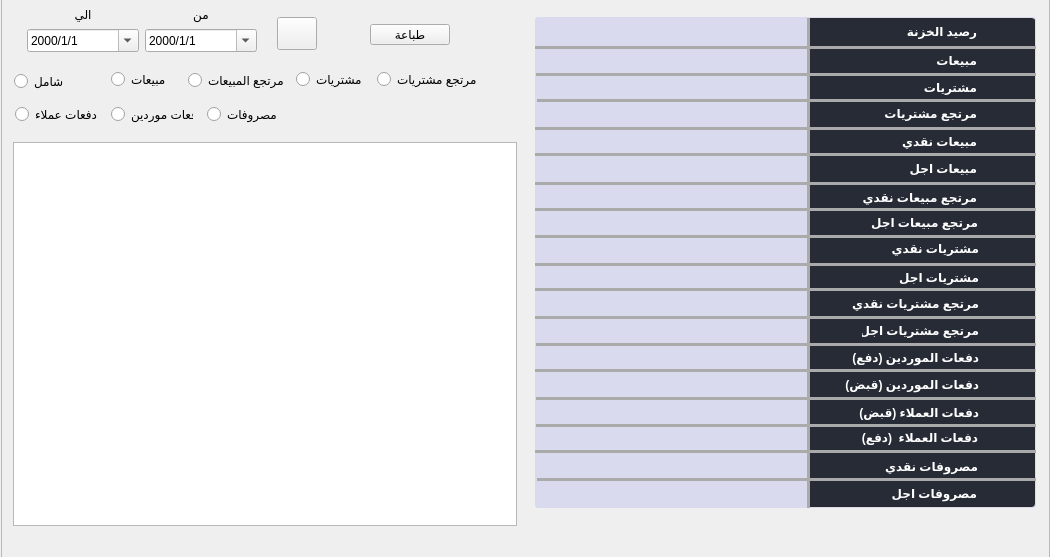
<?xml version="1.0" encoding="UTF-8"?>
<ui version="4.0">
 <class>monitor</class>
 <widget class="QWidget" name="monitor">
  <property name="geometry">
   <rect>
    <x>0</x>
    <y>0</y>
    <width>1050</width>
    <height>557</height>
   </rect>
  </property>
  <property name="windowTitle">
   <string>Form</string>
  </property>
  <widget class="QScrollArea" name="scrollArea">
   <property name="geometry">
    <rect>
     <x>1</x>
     <y>-2</y>
     <width>1049</width>
     <height>560</height>
    </rect>
   </property>
   <property name="widgetResizable">
    <bool>true</bool>
   </property>
   <widget class="QWidget" name="scrollAreaWidgetContents">
    <property name="geometry">
     <rect>
      <x>0</x>
      <y>0</y>
      <width>1047</width>
      <height>558</height>
     </rect>
    </property>
    <widget class="QTableView" name="tableView">
     <property name="geometry">
      <rect>
       <x>11</x>
       <y>143</y>
       <width>504</width>
       <height>384</height>
      </rect>
     </property>
     <property name="sizeAdjustPolicy">
      <enum>QAbstractScrollArea::AdjustToContents</enum>
     </property>
     <property name="showGrid">
      <bool>false</bool>
     </property>
     <property name="sortingEnabled">
      <bool>true</bool>
     </property>
    </widget>
    <widget class="QFrame" name="frame_2">
     <property name="geometry">
      <rect>
       <x>533</x>
       <y>18</y>
       <width>501</width>
       <height>491</height>
      </rect>
     </property>
     <property name="styleSheet">
      <string notr="true">QFrame{

    border-width: 10px !important;
    border-color: #aaa;
    border-radius: 3px !important;

background-color:#dadaef;

}</string>
     </property>
     <property name="frameShape">
      <enum>QFrame::StyledPanel</enum>
     </property>
     <property name="frameShadow">
      <enum>QFrame::Raised</enum>
     </property>
     <widget class="QWidget" name="layoutWidget">
      <property name="geometry">
       <rect>
        <x>1</x>
        <y>1</y>
        <width>271</width>
        <height>503</height>
       </rect>
      </property>
      <layout class="QVBoxLayout" name="verticalLayout">
       <property name="spacing">
        <number>0</number>
       </property>
       <item>
        <widget class="QLineEdit" name="cash_depo_total">
         <property name="minimumSize">
          <size>
           <width>0</width>
           <height>25</height>
          </size>
         </property>
         <property name="font">
          <font>
           <family>MS Shell Dlg 2</family>
           <pointsize>13</pointsize>
           <weight>75</weight>
           <bold>true</bold>
           <stylestrategy>PreferAntialias</stylestrategy>
          </font>
         </property>
         <property name="styleSheet">
          <string notr="true">border: none;
background-color:#dadaef;</string>
         </property>
         <property name="text">
          <string/>
         </property>
         <property name="alignment">
          <set>Qt::AlignCenter</set>
         </property>
         <property name="readOnly">
          <bool>true</bool>
         </property>
         <property name="placeholderText">
          <string/>
         </property>
         <property name="clearButtonEnabled">
          <bool>false</bool>
         </property>
        </widget>
       </item>
       <item>
        <widget class="QLineEdit" name="sales_total">
         <property name="minimumSize">
          <size>
           <width>0</width>
           <height>25</height>
          </size>
         </property>
         <property name="font">
          <font>
           <pointsize>11</pointsize>
          </font>
         </property>
         <property name="styleSheet">
          <string notr="true">border: none;
background-color:#dadaef;</string>
         </property>
         <property name="alignment">
          <set>Qt::AlignCenter</set>
         </property>
         <property name="readOnly">
          <bool>true</bool>
         </property>
        </widget>
       </item>
       <item>
        <widget class="QLineEdit" name="purchases_total">
         <property name="minimumSize">
          <size>
           <width>0</width>
           <height>25</height>
          </size>
         </property>
         <property name="font">
          <font>
           <pointsize>11</pointsize>
          </font>
         </property>
         <property name="styleSheet">
          <string notr="true">border: none;
background-color:#dadaef;</string>
         </property>
         <property name="alignment">
          <set>Qt::AlignCenter</set>
         </property>
         <property name="readOnly">
          <bool>true</bool>
         </property>
        </widget>
       </item>
       <item>
        <widget class="QLineEdit" name="purchases_return_total">
         <property name="minimumSize">
          <size>
           <width>0</width>
           <height>25</height>
          </size>
         </property>
         <property name="font">
          <font>
           <pointsize>11</pointsize>
          </font>
         </property>
         <property name="styleSheet">
          <string notr="true">border: none;
background-color:#dadaef;</string>
         </property>
         <property name="alignment">
          <set>Qt::AlignCenter</set>
         </property>
         <property name="readOnly">
          <bool>true</bool>
         </property>
        </widget>
       </item>
       <item>
        <widget class="QLineEdit" name="sales_cash">
         <property name="minimumSize">
          <size>
           <width>0</width>
           <height>25</height>
          </size>
         </property>
         <property name="font">
          <font>
           <pointsize>11</pointsize>
          </font>
         </property>
         <property name="styleSheet">
          <string notr="true">border: none;
background-color:#dadaef;</string>
         </property>
         <property name="alignment">
          <set>Qt::AlignCenter</set>
         </property>
         <property name="readOnly">
          <bool>true</bool>
         </property>
        </widget>
       </item>
       <item>
        <widget class="QLineEdit" name="sales_credit">
         <property name="minimumSize">
          <size>
           <width>0</width>
           <height>25</height>
          </size>
         </property>
         <property name="font">
          <font>
           <pointsize>11</pointsize>
          </font>
         </property>
         <property name="styleSheet">
          <string notr="true">border: none;
background-color:#dadaef;</string>
         </property>
         <property name="alignment">
          <set>Qt::AlignCenter</set>
         </property>
         <property name="readOnly">
          <bool>true</bool>
         </property>
        </widget>
       </item>
       <item>
        <widget class="QLineEdit" name="sales_return_cash">
         <property name="minimumSize">
          <size>
           <width>0</width>
           <height>25</height>
          </size>
         </property>
         <property name="font">
          <font>
           <pointsize>11</pointsize>
          </font>
         </property>
         <property name="styleSheet">
          <string notr="true">border: none;
background-color:#dadaef;</string>
         </property>
         <property name="alignment">
          <set>Qt::AlignCenter</set>
         </property>
         <property name="readOnly">
          <bool>true</bool>
         </property>
        </widget>
       </item>
       <item>
        <widget class="QLineEdit" name="sales_return_credit">
         <property name="minimumSize">
          <size>
           <width>0</width>
           <height>25</height>
          </size>
         </property>
         <property name="font">
          <font>
           <pointsize>11</pointsize>
          </font>
         </property>
         <property name="styleSheet">
          <string notr="true">border: none;
background-color:#dadaef;</string>
         </property>
         <property name="alignment">
          <set>Qt::AlignCenter</set>
         </property>
         <property name="readOnly">
          <bool>true</bool>
         </property>
        </widget>
       </item>
       <item>
        <widget class="QLineEdit" name="purchases_cash">
         <property name="minimumSize">
          <size>
           <width>0</width>
           <height>25</height>
          </size>
         </property>
         <property name="font">
          <font>
           <pointsize>11</pointsize>
          </font>
         </property>
         <property name="styleSheet">
          <string notr="true">border: none;
background-color:#dadaef;</string>
         </property>
         <property name="alignment">
          <set>Qt::AlignCenter</set>
         </property>
         <property name="readOnly">
          <bool>true</bool>
         </property>
        </widget>
       </item>
       <item>
        <widget class="QLineEdit" name="purchases_credit">
         <property name="minimumSize">
          <size>
           <width>0</width>
           <height>25</height>
          </size>
         </property>
         <property name="font">
          <font>
           <pointsize>11</pointsize>
          </font>
         </property>
         <property name="styleSheet">
          <string notr="true">border: none;
background-color:#dadaef;</string>
         </property>
         <property name="alignment">
          <set>Qt::AlignCenter</set>
         </property>
         <property name="readOnly">
          <bool>true</bool>
         </property>
        </widget>
       </item>
       <item>
        <widget class="QLineEdit" name="purchases_return_cash">
         <property name="minimumSize">
          <size>
           <width>0</width>
           <height>25</height>
          </size>
         </property>
         <property name="font">
          <font>
           <pointsize>11</pointsize>
          </font>
         </property>
         <property name="styleSheet">
          <string notr="true">border: none;
background-color:#dadaef;</string>
         </property>
         <property name="alignment">
          <set>Qt::AlignCenter</set>
         </property>
         <property name="readOnly">
          <bool>true</bool>
         </property>
        </widget>
       </item>
       <item>
        <widget class="QLineEdit" name="purchases_return_credit">
         <property name="minimumSize">
          <size>
           <width>0</width>
           <height>25</height>
          </size>
         </property>
         <property name="font">
          <font>
           <pointsize>11</pointsize>
          </font>
         </property>
         <property name="styleSheet">
          <string notr="true">border: none;
background-color:#dadaef;</string>
         </property>
         <property name="alignment">
          <set>Qt::AlignCenter</set>
         </property>
         <property name="readOnly">
          <bool>true</bool>
         </property>
        </widget>
       </item>
       <item>
        <widget class="QLineEdit" name="supp_payment_out">
         <property name="minimumSize">
          <size>
           <width>0</width>
           <height>25</height>
          </size>
         </property>
         <property name="font">
          <font>
           <pointsize>11</pointsize>
          </font>
         </property>
         <property name="styleSheet">
          <string notr="true">border: none;
background-color:#dadaef;</string>
         </property>
         <property name="alignment">
          <set>Qt::AlignCenter</set>
         </property>
         <property name="readOnly">
          <bool>true</bool>
         </property>
        </widget>
       </item>
       <item>
        <widget class="QLineEdit" name="supp_payment_in">
         <property name="minimumSize">
          <size>
           <width>0</width>
           <height>25</height>
          </size>
         </property>
         <property name="font">
          <font>
           <pointsize>11</pointsize>
          </font>
         </property>
         <property name="styleSheet">
          <string notr="true">border: none;
background-color:#dadaef;</string>
         </property>
         <property name="alignment">
          <set>Qt::AlignCenter</set>
         </property>
         <property name="readOnly">
          <bool>true</bool>
         </property>
        </widget>
       </item>
       <item>
        <widget class="QLineEdit" name="custom_payment_in">
         <property name="minimumSize">
          <size>
           <width>0</width>
           <height>25</height>
          </size>
         </property>
         <property name="font">
          <font>
           <pointsize>11</pointsize>
          </font>
         </property>
         <property name="styleSheet">
          <string notr="true">border: none;
background-color:#dadaef;</string>
         </property>
         <property name="alignment">
          <set>Qt::AlignCenter</set>
         </property>
         <property name="readOnly">
          <bool>true</bool>
         </property>
        </widget>
       </item>
       <item>
        <widget class="QLineEdit" name="custom_payment_out">
         <property name="minimumSize">
          <size>
           <width>0</width>
           <height>25</height>
          </size>
         </property>
         <property name="font">
          <font>
           <pointsize>11</pointsize>
          </font>
         </property>
         <property name="styleSheet">
          <string notr="true">border: none;
background-color:#dadaef;</string>
         </property>
         <property name="alignment">
          <set>Qt::AlignCenter</set>
         </property>
         <property name="readOnly">
          <bool>true</bool>
         </property>
        </widget>
       </item>
       <item>
        <widget class="QLineEdit" name="expense_cash">
         <property name="minimumSize">
          <size>
           <width>0</width>
           <height>25</height>
          </size>
         </property>
         <property name="font">
          <font>
           <pointsize>11</pointsize>
          </font>
         </property>
         <property name="styleSheet">
          <string notr="true">border: none;
background-color:#dadaef;</string>
         </property>
         <property name="alignment">
          <set>Qt::AlignCenter</set>
         </property>
         <property name="readOnly">
          <bool>true</bool>
         </property>
        </widget>
       </item>
       <item>
        <widget class="QLineEdit" name="expense_credit">
         <property name="minimumSize">
          <size>
           <width>0</width>
           <height>25</height>
          </size>
         </property>
         <property name="font">
          <font>
           <pointsize>11</pointsize>
          </font>
         </property>
         <property name="styleSheet">
          <string notr="true">border: none;
background-color:#dadaef;</string>
         </property>
         <property name="alignment">
          <set>Qt::AlignCenter</set>
         </property>
         <property name="readOnly">
          <bool>true</bool>
         </property>
        </widget>
       </item>
      </layout>
      <zorder>purchases_total</zorder>
      <zorder>purchases_return_total</zorder>
      <zorder>sales_cash</zorder>
      <zorder>sales_credit</zorder>
      <zorder>sales_return_cash</zorder>
      <zorder>sales_return_credit</zorder>
      <zorder>purchases_cash</zorder>
      <zorder>purchases_credit</zorder>
      <zorder>purchases_return_cash</zorder>
      <zorder>purchases_return_credit</zorder>
      <zorder>supp_payment_out</zorder>
      <zorder>supp_payment_in</zorder>
      <zorder>custom_payment_in</zorder>
      <zorder>expense_cash</zorder>
      <zorder>expense_credit</zorder>
      <zorder>cash_depo_total</zorder>
      <zorder>sales_total</zorder>
      <zorder>custom_payment_out</zorder>
     </widget>
     <widget class="QFrame" name="frame">
      <property name="geometry">
       <rect>
        <x>272</x>
        <y>1</y>
        <width>228</width>
        <height>489</height>
       </rect>
      </property>
      <property name="styleSheet">
       <string notr="true">QFrame{
border-style: solid !important;
    border-width: 1px !important;
    border-color: rgb( 41, 41, 41 ) !important;
    border-radius: 3px !important;

background-color:#262b36;


}</string>
      </property>
      <property name="frameShape">
       <enum>QFrame::StyledPanel</enum>
      </property>
      <property name="frameShadow">
       <enum>QFrame::Raised</enum>
      </property>
      <widget class="QLabel" name="label_3">
       <property name="geometry">
        <rect>
         <x>53</x>
         <y>3</y>
         <width>117</width>
         <height>21</height>
        </rect>
       </property>
       <property name="font">
        <font>
         <pointsize>-1</pointsize>
         <weight>75</weight>
         <italic>false</italic>
         <bold>true</bold>
        </font>
       </property>
       <property name="styleSheet">
        <string notr="true">    color: #ffffff;
    font: bold 12px;
	border:none;</string>
       </property>
       <property name="text">
        <string>رصيد الخزنة</string>
       </property>
      </widget>
      <widget class="QLabel" name="label_4">
       <property name="geometry">
        <rect>
         <x>53</x>
         <y>32</y>
         <width>117</width>
         <height>21</height>
        </rect>
       </property>
       <property name="styleSheet">
        <string notr="true">    color: #ffffff;
    font: bold 12px;
	border:none;</string>
       </property>
       <property name="text">
        <string>مبيعات</string>
       </property>
      </widget>
      <widget class="QLabel" name="label_5">
       <property name="geometry">
        <rect>
         <x>53</x>
         <y>59</y>
         <width>117</width>
         <height>21</height>
        </rect>
       </property>
       <property name="styleSheet">
        <string notr="true">    color: #ffffff;
    font: bold 12px;
	border:none;</string>
       </property>
       <property name="text">
        <string>مشتريات</string>
       </property>
      </widget>
      <widget class="QLabel" name="label_6">
       <property name="geometry">
        <rect>
         <x>53</x>
         <y>85</y>
         <width>117</width>
         <height>21</height>
        </rect>
       </property>
       <property name="styleSheet">
        <string notr="true">    color: #ffffff;
    font: bold 12px;
	border:none;</string>
       </property>
       <property name="text">
        <string>مرتجع مشتريات</string>
       </property>
      </widget>
      <widget class="QLabel" name="label_7">
       <property name="geometry">
        <rect>
         <x>53</x>
         <y>465</y>
         <width>117</width>
         <height>21</height>
        </rect>
       </property>
       <property name="styleSheet">
        <string notr="true">    color: #ffffff;
    font: bold 12px;
	border:none;</string>
       </property>
       <property name="text">
        <string>مصروفات اجل</string>
       </property>
      </widget>
      <widget class="QLabel" name="label_8">
       <property name="geometry">
        <rect>
         <x>53</x>
         <y>113</y>
         <width>117</width>
         <height>21</height>
        </rect>
       </property>
       <property name="styleSheet">
        <string notr="true">    color: #ffffff;
    font: bold 12px;
	border:none;</string>
       </property>
       <property name="text">
        <string>مبيعات نقدي</string>
       </property>
      </widget>
      <widget class="QLabel" name="label_9">
       <property name="geometry">
        <rect>
         <x>53</x>
         <y>140</y>
         <width>117</width>
         <height>21</height>
        </rect>
       </property>
       <property name="styleSheet">
        <string notr="true">    color: #ffffff;
    font: bold 12px;
	border:none;</string>
       </property>
       <property name="text">
        <string>مبيعات اجل</string>
       </property>
      </widget>
      <widget class="QLabel" name="label_10">
       <property name="geometry">
        <rect>
         <x>53</x>
         <y>169</y>
         <width>117</width>
         <height>21</height>
        </rect>
       </property>
       <property name="styleSheet">
        <string notr="true">    color: #ffffff;
    font: bold 12px;
	border:none;</string>
       </property>
       <property name="text">
        <string>مرتجع مبيعات نقدي</string>
       </property>
      </widget>
      <widget class="QLabel" name="label_11">
       <property name="geometry">
        <rect>
         <x>54</x>
         <y>194</y>
         <width>117</width>
         <height>21</height>
        </rect>
       </property>
       <property name="styleSheet">
        <string notr="true">    color: #ffffff;
    font: bold 12px;
	border:none;</string>
       </property>
       <property name="text">
        <string>مرتجع مبيعات اجل</string>
       </property>
      </widget>
      <widget class="QLabel" name="label_12">
       <property name="geometry">
        <rect>
         <x>55</x>
         <y>220</y>
         <width>117</width>
         <height>21</height>
        </rect>
       </property>
       <property name="styleSheet">
        <string notr="true">    color: #ffffff;
    font: bold 12px;
	border:none;</string>
       </property>
       <property name="text">
        <string>مشتريات نقدي</string>
       </property>
      </widget>
      <widget class="QLabel" name="label_13">
       <property name="geometry">
        <rect>
         <x>55</x>
         <y>249</y>
         <width>117</width>
         <height>21</height>
        </rect>
       </property>
       <property name="styleSheet">
        <string notr="true">    color: #ffffff;
    font: bold 12px;
	border:none;</string>
       </property>
       <property name="text">
        <string>مشتريات اجل</string>
       </property>
      </widget>
      <widget class="QLabel" name="label_14">
       <property name="geometry">
        <rect>
         <x>42</x>
         <y>274</y>
         <width>130</width>
         <height>23</height>
        </rect>
       </property>
       <property name="styleSheet">
        <string notr="true">    color: #ffffff;
    font: bold 12px;
	border:none;</string>
       </property>
       <property name="text">
        <string>مرتجع مشتريات نقدي</string>
       </property>
      </widget>
      <widget class="QLabel" name="label_15">
       <property name="geometry">
        <rect>
         <x>31</x>
         <y>328</y>
         <width>141</width>
         <height>22</height>
        </rect>
       </property>
       <property name="styleSheet">
        <string notr="true">    color: #ffffff;
    font: bold 12px;
	border:none;</string>
       </property>
       <property name="text">
        <string>دفعات الموردين (دفع)</string>
       </property>
      </widget>
      <widget class="QLabel" name="label_16">
       <property name="geometry">
        <rect>
         <x>31</x>
         <y>356</y>
         <width>141</width>
         <height>21</height>
        </rect>
       </property>
       <property name="styleSheet">
        <string notr="true">    color: #ffffff;
    font: bold 12px;
	border:none;</string>
       </property>
       <property name="text">
        <string>دفعات الموردين (قبض)</string>
       </property>
      </widget>
      <widget class="QLabel" name="label_17">
       <property name="geometry">
        <rect>
         <x>47</x>
         <y>382</y>
         <width>125</width>
         <height>25</height>
        </rect>
       </property>
       <property name="styleSheet">
        <string notr="true">    color: #ffffff;
    font: bold 12px;
	border:none;</string>
       </property>
       <property name="text">
        <string>دفعات العملاء (قبض)</string>
       </property>
      </widget>
      <widget class="QLabel" name="label_18">
       <property name="geometry">
        <rect>
         <x>54</x>
         <y>409</y>
         <width>117</width>
         <height>21</height>
        </rect>
       </property>
       <property name="styleSheet">
        <string notr="true">    color: #ffffff;
    font: bold 12px;
	border:none;</string>
       </property>
       <property name="text">
        <string>دفعات العملاء  (دفع)</string>
       </property>
      </widget>
      <widget class="QLabel" name="label_19">
       <property name="geometry">
        <rect>
         <x>54</x>
         <y>438</y>
         <width>117</width>
         <height>21</height>
        </rect>
       </property>
       <property name="styleSheet">
        <string notr="true">    color: #ffffff;
    font: bold 12px;
	border:none;</string>
       </property>
       <property name="text">
        <string>مصروفات نقدي</string>
       </property>
      </widget>
      <widget class="QLabel" name="label_20">
       <property name="geometry">
        <rect>
         <x>55</x>
         <y>302</y>
         <width>117</width>
         <height>21</height>
        </rect>
       </property>
       <property name="styleSheet">
        <string notr="true">    color: #ffffff;
    font: bold 12px;
	border:none;</string>
       </property>
       <property name="text">
        <string>مرتجع مشتريات اجل</string>
       </property>
      </widget>
     </widget>
     <widget class="Line" name="line">
      <property name="geometry">
       <rect>
        <x>0</x>
        <y>29</y>
        <width>587</width>
        <height>3</height>
       </rect>
      </property>
      <property name="styleSheet">
       <string notr="true">background-color:#aaa;</string>
      </property>
      <property name="orientation">
       <enum>Qt::Horizontal</enum>
      </property>
     </widget>
     <widget class="Line" name="line_2">
      <property name="geometry">
       <rect>
        <x>1</x>
        <y>56</y>
        <width>587</width>
        <height>3</height>
       </rect>
      </property>
      <property name="styleSheet">
       <string notr="true">background-color:#aaa;</string>
      </property>
      <property name="orientation">
       <enum>Qt::Horizontal</enum>
      </property>
     </widget>
     <widget class="Line" name="line_3">
      <property name="geometry">
       <rect>
        <x>2</x>
        <y>82</y>
        <width>587</width>
        <height>3</height>
       </rect>
      </property>
      <property name="styleSheet">
       <string notr="true">background-color:#aaa;</string>
      </property>
      <property name="orientation">
       <enum>Qt::Horizontal</enum>
      </property>
     </widget>
     <widget class="Line" name="line_4">
      <property name="geometry">
       <rect>
        <x>-1</x>
        <y>110</y>
        <width>587</width>
        <height>3</height>
       </rect>
      </property>
      <property name="styleSheet">
       <string notr="true">background-color:#aaa;</string>
      </property>
      <property name="orientation">
       <enum>Qt::Horizontal</enum>
      </property>
     </widget>
     <widget class="Line" name="line_5">
      <property name="geometry">
       <rect>
        <x>-1</x>
        <y>136</y>
        <width>587</width>
        <height>3</height>
       </rect>
      </property>
      <property name="styleSheet">
       <string notr="true">background-color:#aaa;</string>
      </property>
      <property name="orientation">
       <enum>Qt::Horizontal</enum>
      </property>
     </widget>
     <widget class="Line" name="line_6">
      <property name="geometry">
       <rect>
        <x>-10</x>
        <y>165</y>
        <width>587</width>
        <height>3</height>
       </rect>
      </property>
      <property name="styleSheet">
       <string notr="true">background-color:#aaa;</string>
      </property>
      <property name="orientation">
       <enum>Qt::Horizontal</enum>
      </property>
     </widget>
     <widget class="Line" name="line_7">
      <property name="geometry">
       <rect>
        <x>-11</x>
        <y>191</y>
        <width>587</width>
        <height>3</height>
       </rect>
      </property>
      <property name="styleSheet">
       <string notr="true">background-color:#aaa;</string>
      </property>
      <property name="orientation">
       <enum>Qt::Horizontal</enum>
      </property>
     </widget>
     <widget class="Line" name="line_8">
      <property name="geometry">
       <rect>
        <x>-11</x>
        <y>218</y>
        <width>587</width>
        <height>3</height>
       </rect>
      </property>
      <property name="styleSheet">
       <string notr="true">background-color:#aaa;</string>
      </property>
      <property name="orientation">
       <enum>Qt::Horizontal</enum>
      </property>
     </widget>
     <widget class="Line" name="line_9">
      <property name="geometry">
       <rect>
        <x>-9</x>
        <y>246</y>
        <width>587</width>
        <height>3</height>
       </rect>
      </property>
      <property name="styleSheet">
       <string notr="true">background-color:#aaa;</string>
      </property>
      <property name="orientation">
       <enum>Qt::Horizontal</enum>
      </property>
     </widget>
     <widget class="Line" name="line_10">
      <property name="geometry">
       <rect>
        <x>-11</x>
        <y>271</y>
        <width>587</width>
        <height>3</height>
       </rect>
      </property>
      <property name="styleSheet">
       <string notr="true">background-color:#aaa;</string>
      </property>
      <property name="orientation">
       <enum>Qt::Horizontal</enum>
      </property>
     </widget>
     <widget class="Line" name="line_11">
      <property name="geometry">
       <rect>
        <x>-11</x>
        <y>299</y>
        <width>587</width>
        <height>3</height>
       </rect>
      </property>
      <property name="styleSheet">
       <string notr="true">background-color:#aaa;</string>
      </property>
      <property name="orientation">
       <enum>Qt::Horizontal</enum>
      </property>
     </widget>
     <widget class="Line" name="line_12">
      <property name="geometry">
       <rect>
        <x>1</x>
        <y>326</y>
        <width>587</width>
        <height>3</height>
       </rect>
      </property>
      <property name="styleSheet">
       <string notr="true">background-color:#aaa;</string>
      </property>
      <property name="orientation">
       <enum>Qt::Horizontal</enum>
      </property>
     </widget>
     <widget class="Line" name="line_13">
      <property name="geometry">
       <rect>
        <x>0</x>
        <y>352</y>
        <width>587</width>
        <height>3</height>
       </rect>
      </property>
      <property name="styleSheet">
       <string notr="true">background-color:#aaa;</string>
      </property>
      <property name="orientation">
       <enum>Qt::Horizontal</enum>
      </property>
     </widget>
     <widget class="Line" name="line_14">
      <property name="geometry">
       <rect>
        <x>1</x>
        <y>380</y>
        <width>587</width>
        <height>3</height>
       </rect>
      </property>
      <property name="styleSheet">
       <string notr="true">background-color:#aaa;</string>
      </property>
      <property name="orientation">
       <enum>Qt::Horizontal</enum>
      </property>
     </widget>
     <widget class="Line" name="line_15">
      <property name="geometry">
       <rect>
        <x>1</x>
        <y>407</y>
        <width>587</width>
        <height>3</height>
       </rect>
      </property>
      <property name="styleSheet">
       <string notr="true">background-color:#aaa;</string>
      </property>
      <property name="orientation">
       <enum>Qt::Horizontal</enum>
      </property>
     </widget>
     <widget class="Line" name="line_16">
      <property name="geometry">
       <rect>
        <x>-6</x>
        <y>433</y>
        <width>587</width>
        <height>3</height>
       </rect>
      </property>
      <property name="styleSheet">
       <string notr="true">background-color:#aaa;</string>
      </property>
      <property name="orientation">
       <enum>Qt::Horizontal</enum>
      </property>
     </widget>
     <widget class="Line" name="line_17">
      <property name="geometry">
       <rect>
        <x>2</x>
        <y>461</y>
        <width>587</width>
        <height>3</height>
       </rect>
      </property>
      <property name="styleSheet">
       <string notr="true">background-color:#aaa;</string>
      </property>
      <property name="orientation">
       <enum>Qt::Horizontal</enum>
      </property>
     </widget>
     <widget class="Line" name="line_18">
      <property name="geometry">
       <rect>
        <x>272</x>
        <y>1</y>
        <width>3</width>
        <height>490</height>
       </rect>
      </property>
      <property name="styleSheet">
       <string notr="true">background-color:#aaa;</string>
      </property>
      <property name="orientation">
       <enum>Qt::Vertical</enum>
      </property>
     </widget>
     <zorder>frame</zorder>
     <zorder>layoutWidget</zorder>
     <zorder>line</zorder>
     <zorder>line_2</zorder>
     <zorder>line_3</zorder>
     <zorder>line_4</zorder>
     <zorder>line_5</zorder>
     <zorder>line_7</zorder>
     <zorder>line_8</zorder>
     <zorder>line_9</zorder>
     <zorder>line_10</zorder>
     <zorder>line_11</zorder>
     <zorder>line_12</zorder>
     <zorder>line_13</zorder>
     <zorder>line_14</zorder>
     <zorder>line_15</zorder>
     <zorder>line_16</zorder>
     <zorder>line_17</zorder>
     <zorder>line_6</zorder>
     <zorder>line_18</zorder>
    </widget>
    <widget class="QRadioButton" name="all">
     <property name="geometry">
      <rect>
       <x>12</x>
       <y>74</y>
       <width>82</width>
       <height>17</height>
      </rect>
     </property>
     <property name="text">
      <string>شامل</string>
     </property>
    </widget>
    <widget class="QRadioButton" name="sales">
     <property name="geometry">
      <rect>
       <x>109</x>
       <y>72</y>
       <width>82</width>
       <height>17</height>
      </rect>
     </property>
     <property name="text">
      <string>مبيعات</string>
     </property>
    </widget>
    <widget class="QRadioButton" name="return_sales">
     <property name="geometry">
      <rect>
       <x>186</x>
       <y>72</y>
       <width>101</width>
       <height>18</height>
      </rect>
     </property>
     <property name="text">
      <string>مرتجع المبيعات</string>
     </property>
    </widget>
    <widget class="QRadioButton" name="buy">
     <property name="geometry">
      <rect>
       <x>294</x>
       <y>72</y>
       <width>82</width>
       <height>17</height>
      </rect>
     </property>
     <property name="text">
      <string>مشتريات</string>
     </property>
    </widget>
    <widget class="QRadioButton" name="buy_return">
     <property name="geometry">
      <rect>
       <x>375</x>
       <y>68</y>
       <width>118</width>
       <height>24</height>
      </rect>
     </property>
     <property name="text">
      <string>مرتجع مشتريات</string>
     </property>
    </widget>
    <widget class="QRadioButton" name="custom_payment">
     <property name="geometry">
      <rect>
       <x>13</x>
       <y>107</y>
       <width>82</width>
       <height>17</height>
      </rect>
     </property>
     <property name="text">
      <string>دفعات عملاء</string>
     </property>
    </widget>
    <widget class="QRadioButton" name="supplier_payment">
     <property name="geometry">
      <rect>
       <x>109</x>
       <y>107</y>
       <width>82</width>
       <height>17</height>
      </rect>
     </property>
     <property name="text">
      <string>دفعات موردين</string>
     </property>
    </widget>
    <widget class="QRadioButton" name="expenses">
     <property name="geometry">
      <rect>
       <x>205</x>
       <y>107</y>
       <width>82</width>
       <height>17</height>
      </rect>
     </property>
     <property name="text">
      <string>مصروفات</string>
     </property>
    </widget>
    <widget class="QPushButton" name="pushButton_2">
     <property name="geometry">
      <rect>
       <x>275</x>
       <y>18</y>
       <width>40</width>
       <height>33</height>
      </rect>
     </property>
     <property name="autoFillBackground">
      <bool>false</bool>
     </property>
     <property name="styleSheet">
      <string notr="true"/>
     </property>
     <property name="text">
      <string/>
     </property>
     <property name="icon">
      <iconset resource="rc.qrc">
       <normaloff>:/Rc/Img/2_Arrow_circle_history_refresh-512.png</normaloff>:/Rc/Img/2_Arrow_circle_history_refresh-512.png</iconset>
     </property>
    </widget>
    <widget class="QWidget" name="layoutWidget">
     <property name="geometry">
      <rect>
       <x>25</x>
       <y>6</y>
       <width>230</width>
       <height>47</height>
      </rect>
     </property>
     <layout class="QHBoxLayout" name="horizontalLayout">
      <item>
       <layout class="QVBoxLayout" name="verticalLayout_2">
        <item>
         <widget class="QLabel" name="label_2">
          <property name="font">
           <font>
            <pointsize>9</pointsize>
           </font>
          </property>
          <property name="text">
           <string>الي</string>
          </property>
          <property name="alignment">
           <set>Qt::AlignCenter</set>
          </property>
         </widget>
        </item>
        <item>
         <widget class="QDateEdit" name="end">
          <property name="font">
           <font>
            <pointsize>9</pointsize>
           </font>
          </property>
          <property name="displayFormat">
           <string>yyyy/M/d</string>
          </property>
          <property name="calendarPopup">
           <bool>true</bool>
          </property>
         </widget>
        </item>
       </layout>
      </item>
      <item>
       <layout class="QVBoxLayout" name="verticalLayout_3">
        <item>
         <widget class="QLabel" name="label">
          <property name="font">
           <font>
            <pointsize>9</pointsize>
           </font>
          </property>
          <property name="text">
           <string>من</string>
          </property>
          <property name="alignment">
           <set>Qt::AlignCenter</set>
          </property>
         </widget>
        </item>
        <item>
         <widget class="QDateEdit" name="start">
          <property name="font">
           <font>
            <pointsize>9</pointsize>
           </font>
          </property>
          <property name="displayFormat">
           <string>yyyy/M/d</string>
          </property>
          <property name="calendarPopup">
           <bool>true</bool>
          </property>
         </widget>
        </item>
       </layout>
      </item>
     </layout>
    </widget>
    <widget class="QPushButton" name="pushButton">
     <property name="geometry">
      <rect>
       <x>368</x>
       <y>25</y>
       <width>80</width>
       <height>21</height>
      </rect>
     </property>
     <property name="text">
      <string>طباعة</string>
     </property>
    </widget>
   </widget>
  </widget>
 </widget>
 <resources>
  <include location="rc.qrc"/>
 </resources>
 <connections/>
</ui>
